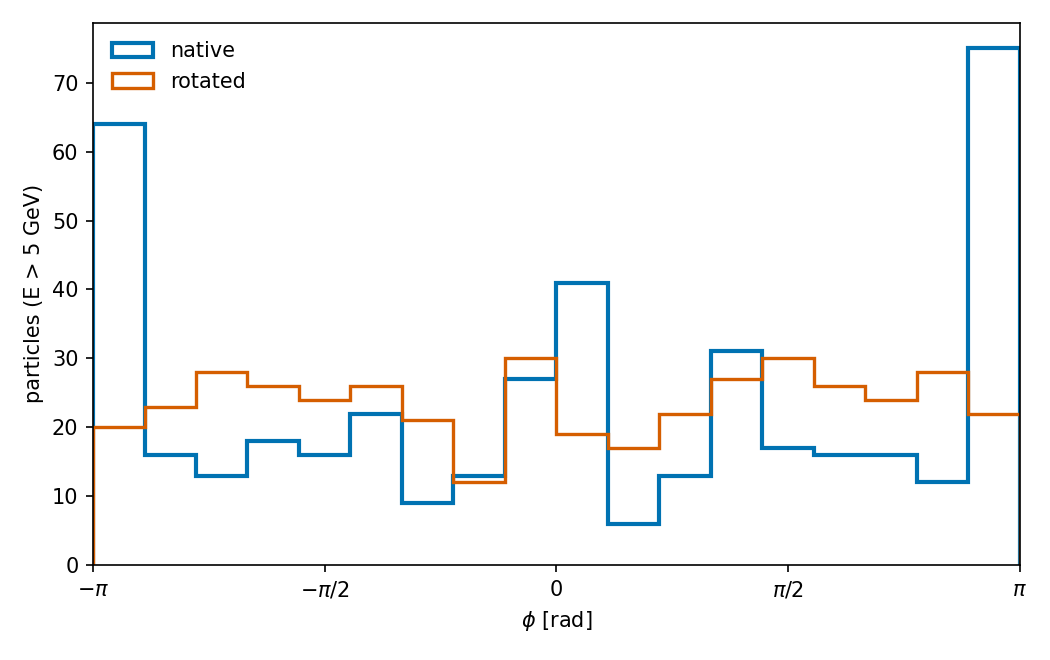
#> input picture phi_anisotropy_out/phi_E5_simple_original.png, 1050 x 660 px
$ python retitle_phi_E5_simple.py
#> lines starting #> are read from the running program, lines starting #| are printed output that depends on the picture
from pathlib import Path

from PIL import Image, ImageDraw, ImageFont
from matplotlib import font_manager


output = Path("phi_anisotropy_out/phi_E5_simple.png")
source = Path("phi_anisotropy_out/phi_E5_simple_original.png")

if not source.exists():
    source.write_bytes(output.read_bytes())

plot = Image.open(source).convert("RGB")
top_margin = 55
image = Image.new("RGB", (plot.width, plot.height + top_margin), "white")
#> image: PIL image 1050x715 RGB; every value is 255
image.paste(plot, (0, top_margin))
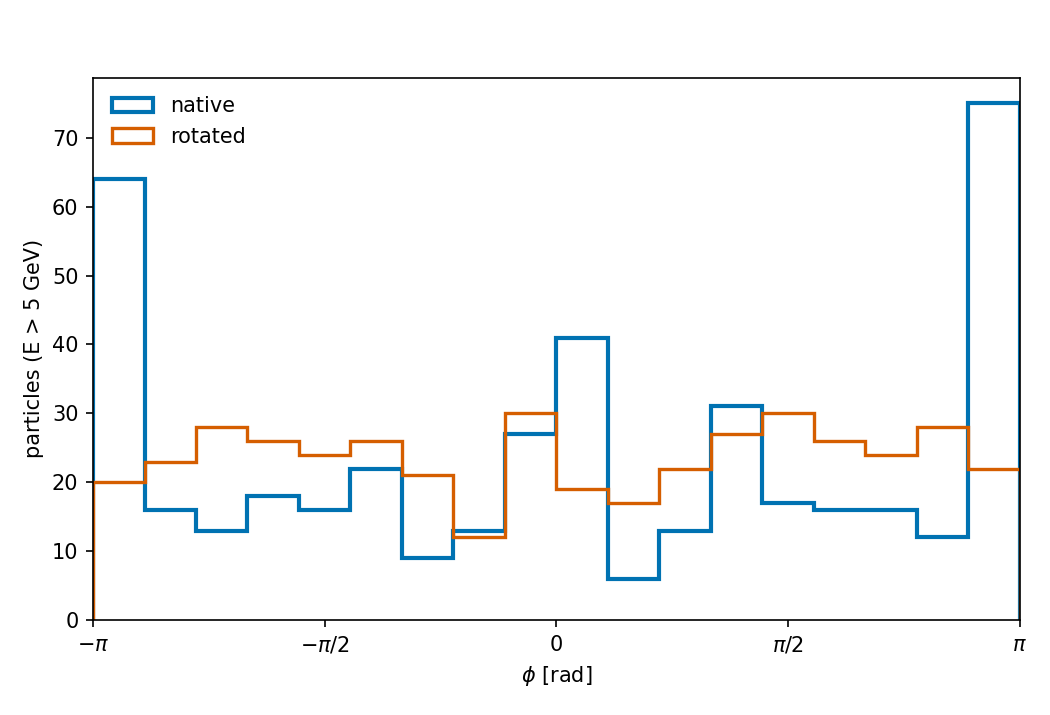
#> image: PIL image 1050x715 RGB; mean R, G, B 247.9, 248.7, 249

font_path = font_manager.findfont("DejaVu Sans")
title_font = ImageFont.truetype(font_path, 24)
label_font = ImageFont.truetype(font_path, 21)
draw = ImageDraw.Draw(image)

title = "High-energy muon momentum φ (E > 5 GeV)"
title_box = draw.textbbox((0, 0), title, font=title_font)
#> title_box = (0, 5, 544, 28)
title_width = title_box[2] - title_box[0]
#> title_width = 544
draw.text(((image.width - title_width) / 2, 12), title, fill="black", font=title_font)

draw.rectangle((0, top_margin + 130, 52, top_margin + 460), fill="white")

label = "Muon count"
label_box = label_font.getbbox(label)
label_image = Image.new(
    "RGBA",
    (label_box[2] - label_box[0] + 8, label_box[3] - label_box[1] + 8),
    (255, 255, 255, 0),
)
ImageDraw.Draw(label_image).text((4, 4 - label_box[1]), label, fill="black", font=label_font)
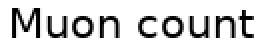
#> label_image: PIL image 132x23 RGBA (shown 2 times larger); mean R, G, B, A 190.2, 190.2, 190.2, 42.6; transparent parts drawn white
label_image = label_image.rotate(90, expand=True)
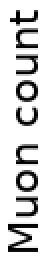
#> label_image: PIL image 23x132 RGBA (shown 2 times larger); mean R, G, B, A 190.2, 190.2, 190.2, 42.6; transparent parts drawn white
label_y = top_margin + 294 - label_image.height // 2
#> label_y = 283
image.paste(label_image, (18, label_y), label_image)

image.save(output, dpi=(150, 150))

$ run again, with phi_anisotropy_out/bib_3d_magnified.png copied over phi_anisotropy_out/phi_E5_simple_original.png
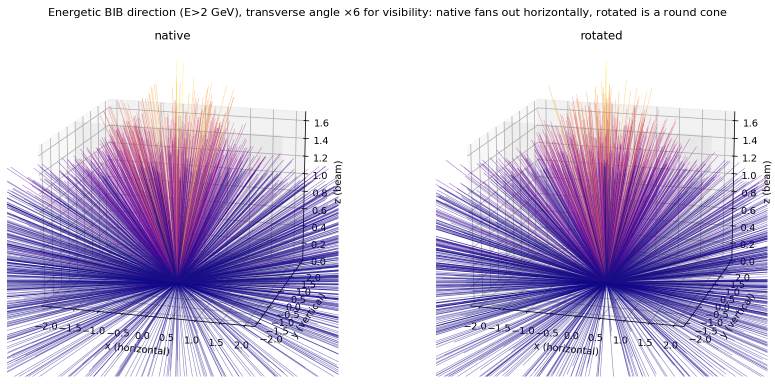
#> input picture phi_anisotropy_out/bib_3d_magnified.png, 1549 x 767 px (shown at 1/2 size)
#> `image.paste(plot, (0, top_margin))`:
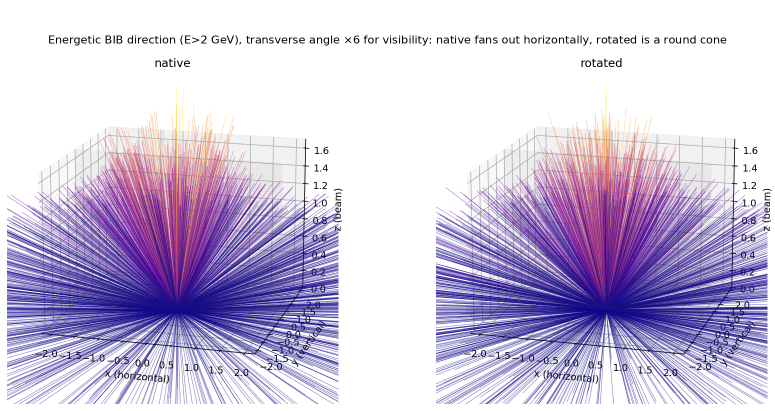
#> image: PIL image 1549x822 RGB (shown at 1/2 size); mean R, G, B 205.2, 195.9, 221.7
#> title_box = (0, 5, 544, 28)
#> title_width = 544

$ run again, with phi_anisotropy_out/bib_3d_points.png copied over phi_anisotropy_out/phi_E5_simple_original.png
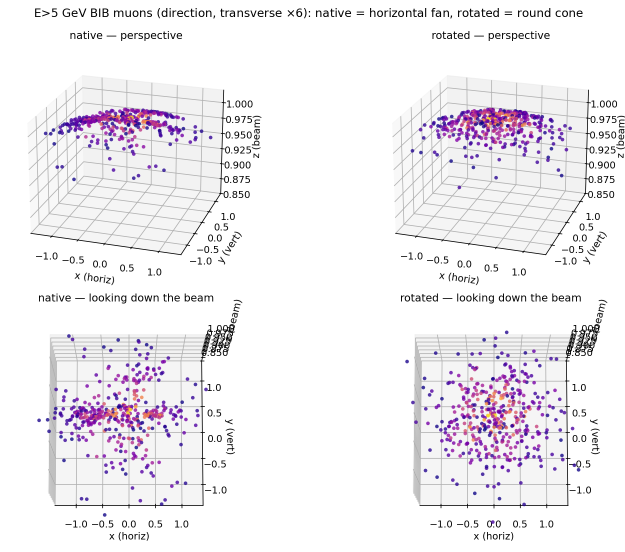
#> input picture phi_anisotropy_out/bib_3d_points.png, 1250 x 1104 px (shown at 1/2 size)
#> `image.paste(plot, (0, top_margin))`:
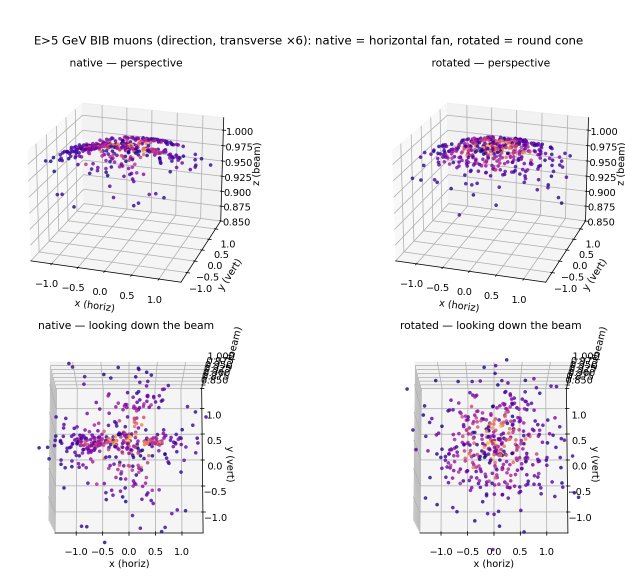
#> image: PIL image 1250x1159 RGB (shown at 1/2 size); mean R, G, B 241.2, 238.8, 242.1
#> title_box = (0, 5, 544, 28)
#> title_width = 544

$ run again, with phi_anisotropy_out/bib_3d_static.png copied over phi_anisotropy_out/phi_E5_simple_original.png
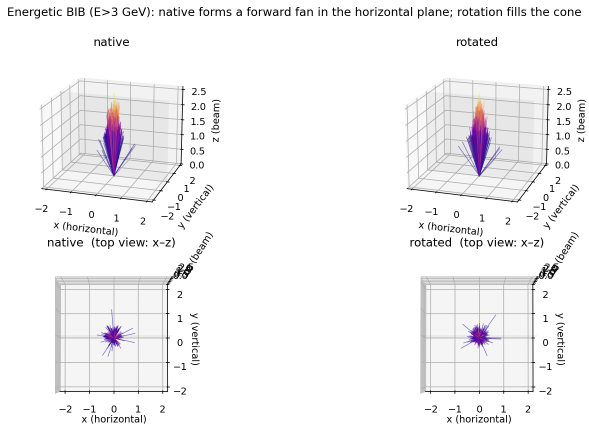
#> input picture phi_anisotropy_out/bib_3d_static.png, 1177 x 866 px (shown at 1/2 size)
#> `image.paste(plot, (0, top_margin))`:
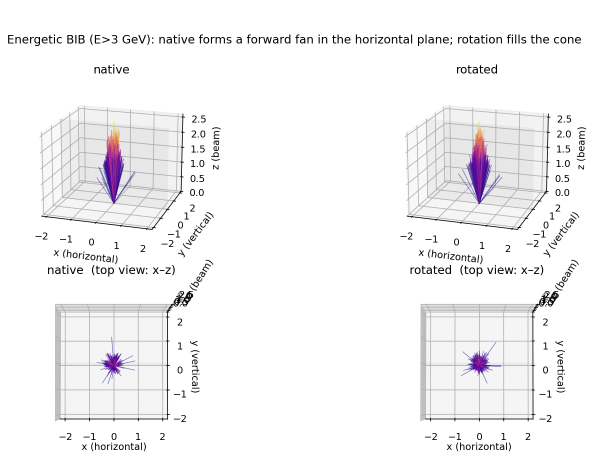
#> image: PIL image 1177x921 RGB (shown at 1/2 size); mean R, G, B 244.3, 243.6, 244.5
#> title_box = (0, 5, 544, 28)
#> title_width = 544
